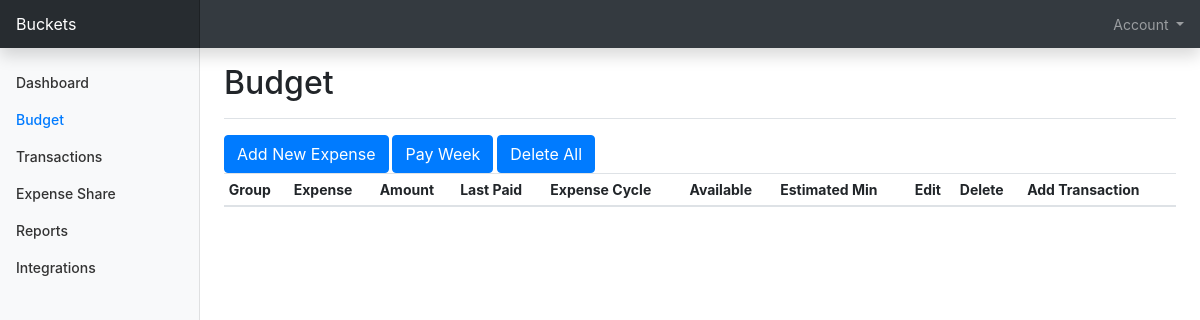
/budget/ (signed in), run on an earlier commit of the app's database.
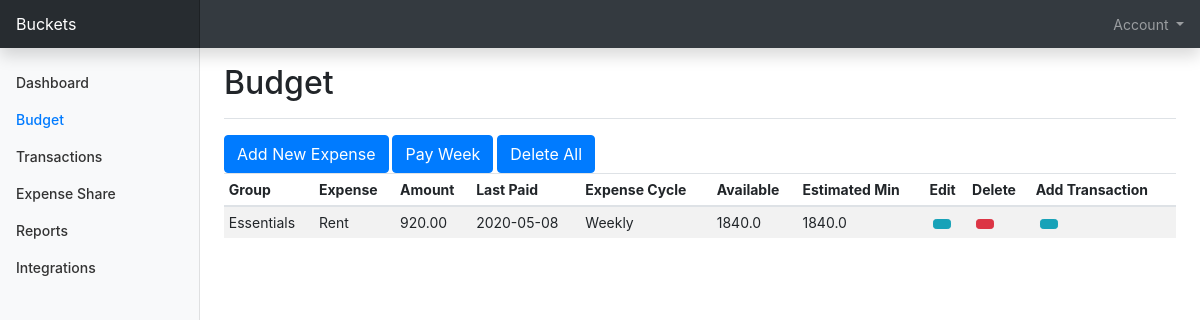
And on a later commit of the database.
### buckets/models.py (models this page shows, shortened)
class Budget(db.Model):
    __tablename__ = 'budget'
    id = db.Column(db.Integer, primary_key=True)
    group = db.Column(db.String(140))
    expense = db.Column(db.String(140))
    amount = db.Column(db.Float)
    last_paid = db.Column(db.DateTime, index=True)
    next_due = db.Column(db.DateTime)
    expense_cycle = db.Column(db.String)
    in_flows = db.Column(db.Float)
    out_flows = db.Column(db.Float)
    available = db.Column(db.Float)
    est_min = db.Column(db.Float)
    username = db.Column(db.String(64), db.ForeignKey('user.username'))
    transactions = db.relationship('Transactions', lazy='dynamic')

### buckets/routes.py (the view)
@bp.route("/budget/", defaults={'continue_flag': 'No' }, methods=['GET', 'POST'])
@bp.route("/budget/<string:continue_flag>", methods=['GET', 'POST'])
@login_required
def disp_budget(continue_flag):
    form = ExpenseForm()
    form2 = TransactForm()
    expenses = Budget.query.filter_by(username=current_user.username).all()
    displayfields = ['group', 'expense', 'amount', 'last_paid', 'expense_cycle', 'available', 'est_min']
    buttonName = 'Add New Budget Expense'
    columns = [
        {'name':'Group','sortable':"true"},
        {'name':'Expense','sortable':"true"},
        {'name':'Amount','sortable':"true"},
        {'name':'Last Paid','sortable':"true"},
        {'name':'Expense Cycle','sortable':"false"},
        {'name':'Available','sortable':"false"},
        {'name':'Estimated Min','sortable':"false"},
        {'name':'Edit','sortable':"false"},
        {'name':'Delete','sortable':"false"}]
    rows = []
    for expense in expenses:
        expensedict = {'id':expense.id, 'username':expense.username, 'group':expense.group, 'expense':expense.expense,
        'amount':"{:.2f}".format(expense.amount), 'last_paid':expense.last_paid.strftime('%Y-%m-%d'), 'expense_cycle':expense.expense_cycle,
        'available':expense.available, 'est_min':expense.est_min
        }
        rows.append(expensedict)
    return render_template('/budget/index.html', title='Budget', form=form, form2=form2, columns=columns, rows=rows, fields=displayfields,
        create_route='bp.create_expense', update_route='bp.update_expense', payday_route='bp.pay_day', self_route='bp.disp_budget', buttonName=buttonName, continue_flag=continue_flag)

### buckets/forms.py (called while the page is built)
def getExpenseCat():
    return Budget.query.filter_by(username=current_user.username).all()

### buckets/models.py (called while the page is built)
@login.user_loader
def load_user(id):
    return User.query.get(int(id))

### buckets/templates/budget/index.html (shortened to what this page needs)
{% extends 'base.html' %}
{% block nav_budget %}active{% endblock %}
{% block header %}
<h1 class="h2">{% block title %}Budget{% endblock %}</h1>
{% endblock %}
{% block content %}
<div>
  <button type="button" class="btn btn-primary" data-toggle="modal" data-target="#AddNewModal">Add New Expense</button>
  <button type="button" class="btn btn-primary" data-toggle="modal" data-target="#payModal">Pay Week</button>
  <button type="button" class="btn btn-primary" data-toggle="modal" data-target="#deleteallModal">Delete All</button>
</div>
<div class="table-responsive">
  <table id="mainTable" class="table table-striped table-sm" style="width:100%;margin:0px auto" data-toggle="table" data-search="true" data-show-toggle="true" data-show-columns="true"  data-show-export="true">
    <thead>
      <tr>
        {%- for column in columns %}
        <th data-sortable = "{{ column.sortable }}">{{ column.name }}</th>
        {%- endfor %}
        <th data-sortable="false">Add Transaction</th>
      </tr>
    </thead>
    <tbody>
      {% for row in rows %}
      <tr>
        {% for field in fields %}
          <td>{{ row[field] }}</td>
        {% endfor %}
        <td><button type="button" class="btn btn-info btn-sm m-1" data-toggle="modal" data-target="#updateModal{{ row.id }}"></button></td>
        <td><button type="button" class="btn btn-danger btn-sm m-1" data-toggle="modal" data-target="#deleteModal{{ row.id }}"></button></td>
        <td><button type="button" class="btn btn-info btn-sm m-1" data-toggle="modal" data-target="#AddTransactModal{{ row.id }}"></button></td>
      </tr>
      {% endfor %}
    </tbody>
  </table>
</div>
{% endblock %}

### buckets/templates/base.html (shortened to what this page needs)
<!DOCTYPE html>
<html lang="en" class="no-js">
	<head>
		<link rel="stylesheet" href="https://stackpath.bootstrapcdn.com/bootstrap/4.4.1/css/bootstrap.min.css">
		<link href="../static/css/dashboard.css" rel="stylesheet">
		</head>
	<body>
		<nav class="navbar navbar-dark sticky-top bg-dark flex-md-nowrap p-0 shadow">
			<a class="navbar-brand col-md-3 col-lg-2 mr-0 px-3" href="#">Buckets</a>
		    	<ul class="navbar-nav px-3">
					<li class="nav-item dropdown">
						<a class="nav-link dropdown-toggle" href="#" id="navbarDropdownMenuLink" data-toggle="dropdown" aria-haspopup="true" aria-expanded="false">
							Account
						</a>
					</li>
				</ul>
		</nav>
	<div class="container-fluid">
	 	<div class="row">
		    <nav id="sidebarMenu" class="col-md-3 col-lg-2 d-md-block bg-light sidebar collapse">
		      	<div class="sidebar-sticky pt-3">
			        <ul class="nav flex-column">
			          <li class="nav-item">
			            <a class="nav-link" href="#">
			              Dashboard <span class="sr-only">(current)</span>
			            </a>
			          </li>
			          <li class="nav-item">
			            <a class="nav-link {% block nav_budget %}{% endblock %}" href="{{ url_for('routes.disp_budget', username=current_user.username) }}">
			              Budget
			            </a>
			          </li>
			          <li class="nav-item">
			            <a class="nav-link {% block nav_transaction %}{% endblock %}" href="{{ url_for('transaction.disp_trans', username=current_user.username) }}">
			              Transactions
			            </a>
			          </li>
			          <li class="nav-item">
			            <a class="nav-link" href="#">
			              Expense Share
			            </a>
			          </li>
			          <li class="nav-item">
			            <a class="nav-link" href="#">
			              Reports
			            </a>
			          </li>
			          <li class="nav-item">
			            <a class="nav-link" href="#">
			              Integrations
			            </a>
			          </li>
			        </ul>
	  			</div>
	    	</nav>
			<main role="main" class="col-md-9 ml-sm-auto col-lg-10 px-md-4">
		      	<div class="d-flex justify-content-between flex-wrap flex-md-nowrap align-items-center pt-3 pb-2 mb-3 border-bottom">
					{% block header %}{% endblock %}
				</div>
					{% block content %}{% endblock %}
			</main>
		</div>
	</div>
	</body>
</html>

### buckets/static/css/dashboard.css (style rules this page uses)
body { font-size: .875rem; }
.sidebar { position: fixed; top: 0; bottom: 0; left: 0; z-index: 100; padding: 48px 0 0; box-shadow: inset -1px 0 0 rgba(0, 0, 0, .1); }
.sidebar-sticky { position: relative; top: 0; height: calc(100vh - 48px); padding-top: .5rem; overflow-x: hidden; overflow-y: auto; }
.sidebar .nav-link { font-weight: 500; color: #333; }
.sidebar .nav-link.active { color: #007bff; }
.navbar-brand { padding-top: .75rem; padding-bottom: .75rem; font-size: 1rem; background-color: rgba(0, 0, 0, .25); box-shadow: inset -1px 0 0 rgba(0, 0, 0, .25); }

What changed in the data, as far as the page shows it:
added Budget: group "Essentials" "Rent" "920.00" "2020-05-08" "Weekly" "1840.0" "1840.0"
